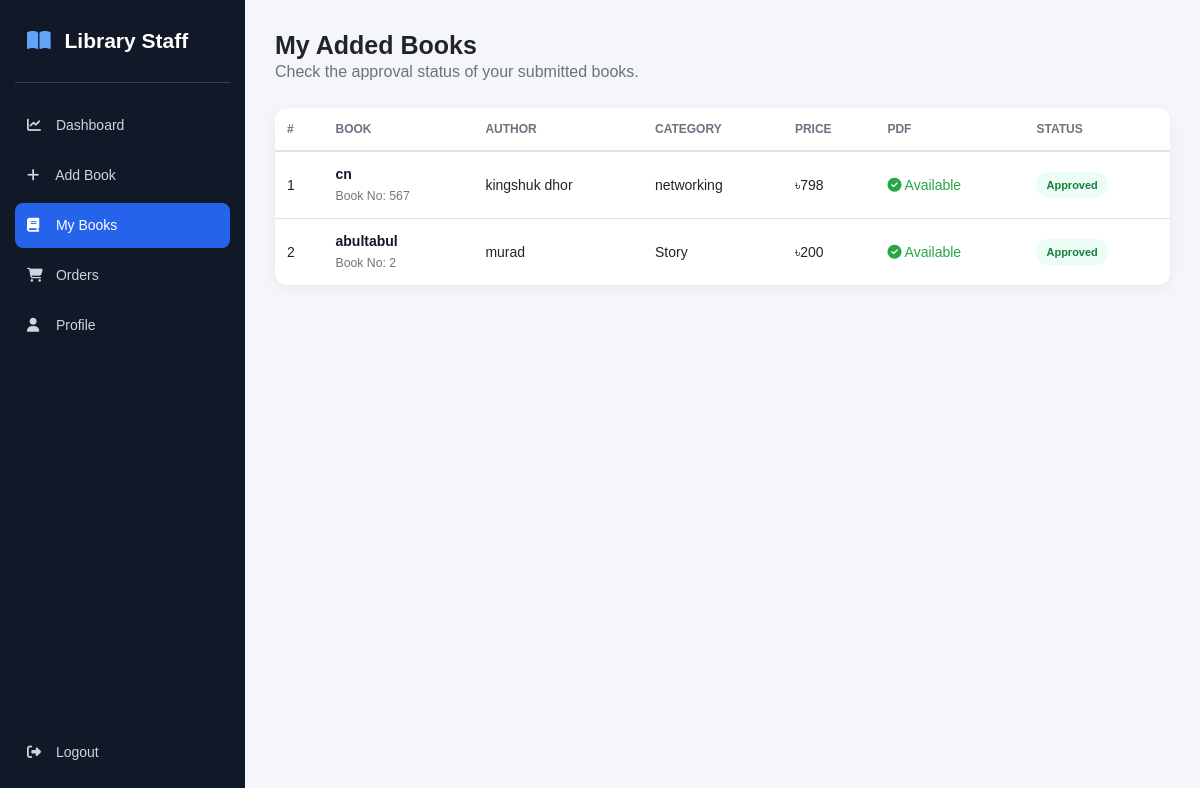
Page /staff/my_books.php (signed in) on the committed database.
### tables this page shows
CREATE TABLE `books` (
  `book_id` int(11) NOT NULL,
  `book_name` varchar(250) NOT NULL,
  `author_id` int(11) DEFAULT NULL,
  `pending_author_name` varchar(250) DEFAULT NULL,
  `cat_id` int(11) DEFAULT NULL,
  `pending_category_name` varchar(100) DEFAULT NULL,
  `book_no` int(11) NOT NULL,
  `book_price` int(11) NOT NULL,
  `book_file` varchar(255) DEFAULT NULL,
  `pdf_comment` varchar(500) DEFAULT NULL,
  `book_cover` varchar(255) DEFAULT NULL,
  `added_by` int(11) DEFAULT NULL,
  `added_by_type` varchar(20) NOT NULL DEFAULT 'Admin',
  `approval_status` varchar(20) NOT NULL DEFAULT 'Approved',
  `rejection_reason` varchar(255) DEFAULT NULL
);

CREATE TABLE `authors` (
  `author_id` int(11) NOT NULL,
  `author_name` varchar(250) NOT NULL
);

CREATE TABLE `category` (
  `cat_id` int(11) NOT NULL,
  `cat_name` varchar(100) NOT NULL
);

### staff/my_books.php (the view, shortened to what this page needs)
<?php
$conn = mysqli_connect("localhost", "root", "", "lms");
$staff_id = (int) $_SESSION["staff_id"];
$query = "
    SELECT
        books.book_id,
        books.book_name,
        books.book_no,
        books.book_price,
        books.book_file,
        books.approval_status,
        books.rejection_reason,
        authors.author_name,
        category.cat_name
    FROM books
    LEFT JOIN authors
        ON books.author_id = authors.author_id
    LEFT JOIN category
        ON books.cat_id = category.cat_id
    WHERE books.added_by = $staff_id
    AND books.added_by_type = 'Staff'
    ORDER BY books.book_id DESC
";
$result = mysqli_query($conn, $query);
?>
<!DOCTYPE html>
<html lang="en">
<head>
    <link rel="stylesheet"
          href="https://cdn.jsdelivr.net/npm/bootstrap@4.6.2/dist/css/bootstrap.min.css">
    <link rel="stylesheet"
          href="https://cdnjs.cloudflare.com/ajax/libs/font-awesome/6.5.2/css/all.min.css">
</head>
<body>
<div class="sidebar">
    <div class="brand">
        <i class="fa-solid fa-book-open"></i>
        Library Staff
    </div>
    <a href="dashboard.php" class="nav-link">
        <i class="fa-solid fa-chart-line"></i>
        Dashboard
    </a>
    <a href="add_book.php" class="nav-link">
        <i class="fa-solid fa-plus"></i>
        Add Book
    </a>
    <a href="my_books.php" class="nav-link active">
        <i class="fa-solid fa-book"></i>
        My Books
    </a>
    <a href="orders.php" class="nav-link">
        <i class="fa-solid fa-cart-shopping"></i>
        Orders
    </a>
    <a href="profile.php" class="nav-link">
        <i class="fa-solid fa-user"></i>
        Profile
    </a>
    <div class="logout">
        <a href="logout.php" class="nav-link">
            <i class="fa-solid fa-right-from-bracket"></i>
            Logout
        </a>
    </div>
</div>
<div class="main">
    <div class="page-title d-flex align-items-center mb-4">
        <div>
            <h2 class="mb-0">My Added Books</h2>
            <p class="mb-0">
                Check the approval status of your submitted books.
            </p>
        </div>
    </div>
    <div class="card-box">
        <?php if ($result && mysqli_num_rows($result) > 0): ?>
            <div class="table-responsive">
                <table class="table mb-0">
                    <thead>
                        <tr>
                            <th>#</th>
                            <th>Book</th>
                            <th>Author</th>
                            <th>Category</th>
                            <th>Price</th>
                            <th>PDF</th>
                            <th>Status</th>
                        </tr>
                    </thead>
                    <tbody>
                    <?php $count = 1; ?>
                    <?php while ($book = mysqli_fetch_assoc($result)): ?>
                        <tr>
                            <td>
                                <?php echo $count++; ?>
                            </td>
                            <td>
                                <div class="book-name">
                                    <?php echo htmlspecialchars($book["book_name"]); ?>
                                </div>
                                <small class="text-muted">
                                    Book No:
                                    <?php echo $book["book_no"]; ?>
                                </small>
                            </td>
                            <td>
                                <?php echo htmlspecialchars($book["author_name"]); ?>
                            </td>
                            <td>
                                <?php echo htmlspecialchars($book["cat_name"]); ?>
                            </td>
                            <td>
                                ৳<?php echo number_format($book["book_price"]); ?>
                            </td>
                            <td>
                                <?php if (!empty($book["book_file"])): ?>
                                    <span class="text-success">
                                        <i class="fa-solid fa-circle-check"></i>
                                        Available
                                    </span>
                                <?php else: ?>
                                    <span class="text-muted">
                                        Not Available
                                    </span>
                                <?php endif; ?>
                            </td>
                            <td>
                                <?php if ($book["approval_status"] == "Pending"): ?>
                                    <span class="status pending">
                                        Pending
                                    </span>
                                <?php elseif ($book["approval_status"] == "Approved"): ?>
                                    <span class="status approved">
                                        Approved
                                    </span>
                                <?php endif; ?>
                            </td>
                        </tr>
                    <?php endwhile; ?>
                    </tbody>
                </table>
            </div>
        <?php endif; ?>
    </div>
</div>
</body>
</html>

### staff/my_books.php (style rules this page uses)
body { margin: 0; background: #f4f6f9; font-family: Arial, sans-serif; }
.sidebar { position: fixed; left: 0; top: 0; width: 245px; height: 100vh; background: #111827; padding: 25px 15px; }
.brand { color: white; font-size: 21px; font-weight: 700; padding: 0 12px 25px; border-bottom: 1px solid #374151; margin-bottom: 20px; }
.brand i { color: #60a5fa; margin-right: 8px; }
.nav-link { color: #d1d5db !important; padding: 12px; border-radius: 8px; margin-bottom: 5px; font-size: 14px; }
.nav-link i { width: 25px; }
.nav-link:hover, .nav-link.active { background: #2563eb; color: white !important; }
.logout { position: absolute; bottom: 20px; left: 15px; right: 15px; }
.main { margin-left: 245px; padding: 30px; }
.page-title h2 { font-size: 25px; font-weight: 700; margin-bottom: 5px; }
.page-title p { color: #6b7280; margin-bottom: 25px; }
.card-box { background: white; border-radius: 12px; box-shadow: 0 4px 15px rgba(0,0,0,.05); overflow: hidden; }
.table th { border-top: none; color: #6b7280; font-size: 12px; text-transform: uppercase; white-space: nowrap; }
.table td { vertical-align: middle; font-size: 14px; }
.book-name { font-weight: 700; color: #111827; }
.status { display: inline-block; padding: 5px 10px; border-radius: 20px; font-size: 11px; font-weight: 700; }
.approved { background: #ecfdf5; color: #15803d; }

### rows in the picture
books: book_name "cn", book_no "567", author.author_name "kingshuk dhor", cat.cat_name "networking", book_price "798", shows "Available", approval_status "Approved"
books: book_name "abultabul", book_no "2", author.author_name "murad", cat.cat_name "Story", book_price "200", shows "Available", approval_status "Approved"
